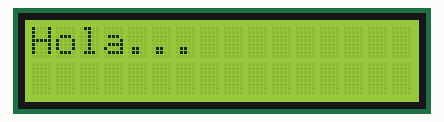
This sketch was run on a simulated Arduino Uno, built with avr-gcc and run on an emulated ATmega328P. On the bench: 16×2 character LCD.

Above: at 0.1 s.
At 2.1 s:
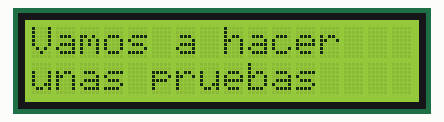
At 6.1 s:
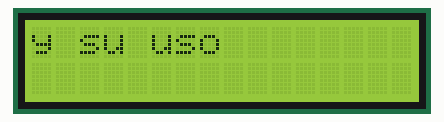
At 20.5 s:
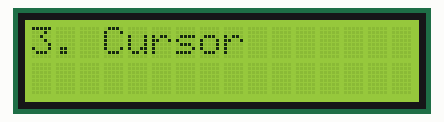
At 29.8 s:
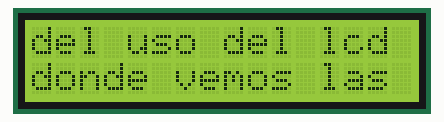
At 37.0 s:
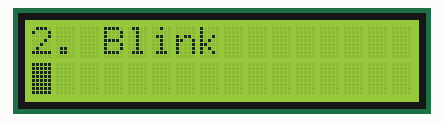

Measured:
- what the display in image 1 shows lasts 2.0 s, from 2.1 s to 4.1 s
- what the display in image 2 shows lasts 3.0 s, from 6.1 s to 9.1 s

The sketch:

lcd_2x16.ino
```cpp
//Incluimos la libreria del LCD
#include <LiquidCrystal.h>

 /** Iniciamos las conexiones del LCD
 * LCD RS al pin digital 12
 * LCD Enable al pin digital 11
 * LCD D4 al pin digital pin 5
 * LCD D5 al pin digital pin 4
 * LCD D6 al pin digital pin 3
 * LCD D7 al pin digital pin 2
 * LCD R/W al pin GND
 * LCD VSS al pin GND
 * LCD VCC al pin 5V*/

//pines del lcd     rs, en, D4, D5, D6, D7
//                   |   |  |   |   |   |
//pines del arduino 12, 11, 5   4   3   2
LiquidCrystal lcd(12, 11, 5, 4, 3, 2);


void setup() {

  //Seteamos en el lcd el número de filas y columnas
  lcd.begin(16, 2);

  //Imprimimos un mensaje
  lcd.print("Hola...");
  delay(2000);
}

void loop() {
  //Limpiamos el lcd
  lcd.clear();
  lcd.print("Vamos a hacer");
  lcd.setCursor(0,1);
  lcd.print("unas pruebas");
  delay(2000);
  lcd.clear();

  lcd.print("del uso del lcd en");
  lcd.setCursor(0,1);
  lcd.print("donde vemos las funciones");
  delay(2000);
  lcd.clear();

  lcd.print("y su uso");
  delay(3000);
  lcd.clear();

  //Pruebas de display
  lcd.print("1. Display");
  lcd.noDisplay();
  delay(1000);
  lcd.display();
  delay(1000);
  lcd.clear();
  delay(200);

  //Pruebas de blink
  lcd.print("2. Blink");
  lcd.setCursor(0,1);
  lcd.blink();
  delay(3000);
  lcd.noBlink();
  delay(3000);
  lcd.clear();
  delay(200);

  //Prueba del cursor
  lcd.print("3. Cursor");
  lcd.setCursor(0,1);
  lcd.cursor();
  delay(3000);
  lcd.noCursor();
  delay(3000);
  lcd.clear();
  delay(200);

  //Impresion de caracteres
  lcd.print("3. Caracter");
  lcd.setCursor(0,1);

  byte armsDown[8] = {
    0b00100,
    0b01010,
    0b00100,
    0b00100,
    0b01110,
    0b10101,
    0b00100,
    0b01010
  };

  byte armsUp[8] = {
    0b00100,
    0b01010,
    0b00100,
    0b10101,
    0b01110,
    0b00100,
    0b00100,
    0b01010
  };

  //Asignacion e impresion de caracteres
  lcd.createChar(1, armsDown);
  lcd.createChar(2, armsUp);
  lcd.setCursor(0, 1);
  lcd.write(1);
  delay(2000);
  lcd.setCursor(0, 1);
  lcd.write(2);
  delay(2000);
}
```
